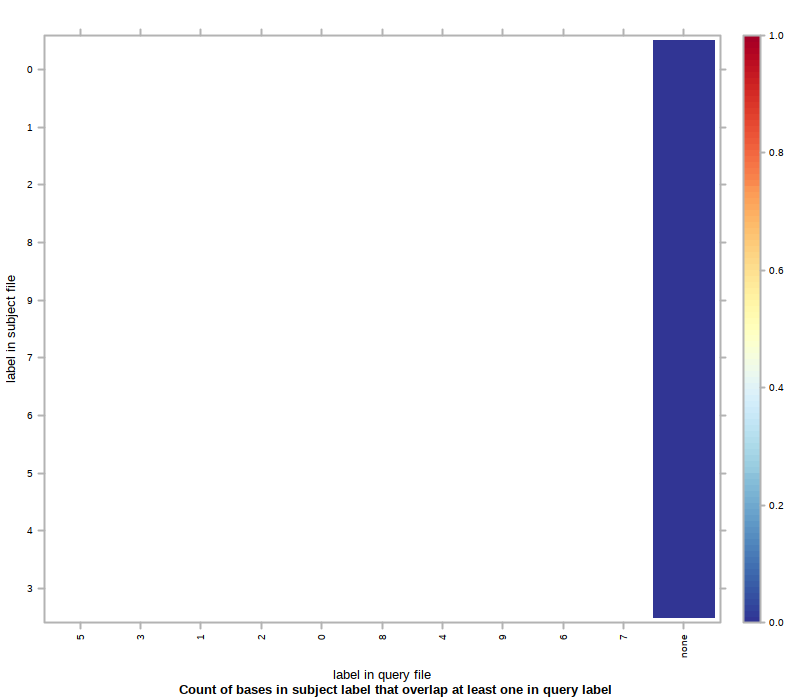

Here is the R script that generated this plot:
#!/usr/bin/env Rscript
## transcript produced by Segtools 1.1.14

segtools.r.dirname <-
  system2("python",
          c("-c", "'import segtools; print segtools.get_r_dirname()'"),
          stdout = TRUE)

source(file.path(segtools.r.dirname, 'common.R'))
source(file.path(segtools.r.dirname, 'overlap.R'))
save.overlap.performance('./seg34r7/overlap-ordered', 'overlap.performance', './seg34r7/overlap-ordered/overlap.tab', row.normalize = 'FALSE', mnemonic_file = './seg34r7/overlap-direct/mnemonics1_new.txt', clobber = FALSE, col_mnemonic_file = './seg34r7/overlap-direct/mnemonics2_new.txt')
save.overlap.heatmap('./seg34r7/overlap-ordered', 'overlap', './seg34r7/overlap-ordered/overlap.tab', clobber = FALSE, col_mnemonic_file = './seg34r7/overlap-direct/mnemonics2_new.txt', cluster = FALSE, max_contrast = FALSE, row.normalize = 'FALSE', mnemonic_file = './seg34r7/overlap-direct/mnemonics1_new.txt')
